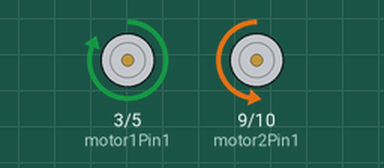
The sketch below on a simulated Arduino Uno, built with avr-gcc and run on an emulated ATmega328P. On the bench: motor-driver pin pairs drawn as motors (green arrow = first pin HIGH = forward, orange = second pin HIGH = backward, longer = more drive, scaled by the enable pin).

Above: at 1.0 s.
At 5.5 s:
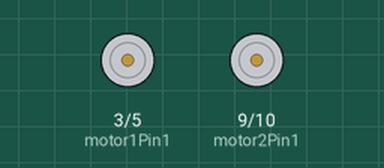
Timing chart, 0 to 6.9 s (numbered marks = the images above):
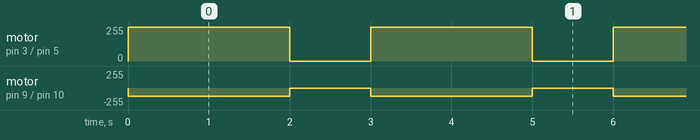

Measured:
- by itself, motor on pin 3 (motor1Pin1) / pin 5 (motor1Pin2): alternates forward 255/255 for 2.0 s and stopped for 1.0 s
- by itself, motor on pin 9 (motor2Pin1) / pin 10 (motor2Pin2): alternates backward 127/255 for 2.0 s and stopped for 1.0 s

The sketch:

Dios3.ino
```cpp
// Declaración de variables
int motor1Pin1 = 3; // Conectado al pin 1 del puente H para controlar el motor 1
int motor1Pin2 = 5; // Conectado al pin 2 del puente H para controlar el motor 1
int motor1Speed = 6; // Conectado al pin Enable del puente H para controlar la velocidad del motor 1
int motor2Pin1 = 9; // Conectado al pin 3 del puente H para controlar el motor 2
int motor2Pin2 = 10; // Conectado al pin 4 del puente H para controlar el motor 2
int motor2Speed = 11; // Conectado al pin Enable del puente H para controlar la velocidad del motor 2

void setup() {
  // Configurar pines como salida
  pinMode(motor1Pin1, OUTPUT);
  pinMode(motor1Pin2, OUTPUT);
  pinMode(motor1Speed, OUTPUT);
  pinMode(motor2Pin1, OUTPUT);
  pinMode(motor2Pin2, OUTPUT);
  pinMode(motor2Speed, OUTPUT);
}

void loop() {
  // Girar motor 1 hacia adelante a velocidad máxima
  digitalWrite(motor1Pin1, HIGH);
  digitalWrite(motor1Pin2, LOW);
  analogWrite(motor1Speed, 255);

  // Girar motor 2 hacia atrás a velocidad media
  digitalWrite(motor2Pin1, LOW);
  digitalWrite(motor2Pin2, HIGH);
  analogWrite(motor2Speed, 127);

  // Esperar 2 segundos
  delay(2000);

  // Detener ambos motores
  digitalWrite(motor1Pin1, LOW);
  digitalWrite(motor1Pin2, LOW);
  digitalWrite(motor1Speed, LOW);
  digitalWrite(motor2Pin1, LOW);
  digitalWrite(motor2Pin2, LOW);
  digitalWrite(motor2Speed, LOW);

  // Esperar 1 segundo
  delay(1000);
}
```
